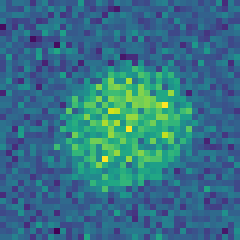
#> input picture resources/crop_2.png, 40 x 40 px (shown 6 times larger)
$ python main.py
#> lines starting #> are read from the running program, lines starting #| are printed output that depends on the picture
### segment_image.py
import numpy as np
from deepcell.applications import NuclearSegmentation
import skimage.io
from utils import get_tracks
import matplotlib.pyplot as plt
from image_cropper import single_nuc_crop
from skimage.io import imread


def preprocess_image(img):
    """
    Preprocessing of a single image
    :param img: input image
    :return: reshaped image (if more preprocessing is needed, add it here!)
    """

    im = np.expand_dims(img, axis=-1)
    im = np.expand_dims(im, axis=0)

    return im


def segment_image(img):
    """
    Segmentation of a single image
    :param img: preprocessed image
    :return: seg_image- ndArray of the segmentation
    """
    app = NuclearSegmentation()

    # create the lab
    seg_image = app.predict(img)

    return seg_image

### main.py
from skimage.io import imread
import numpy as np
from deepcell.applications import NuclearSegmentation
import matplotlib.pyplot as plt
from image_cropper import single_nuc_crop
from segment_image import preprocess_image, segment_image
from utils import get_tracks
from feature_calculator import NucleiFeatureCalculator


# [21 lines of commented-out code are left out]
img = imread('resources/crop_2.png', as_gray=True)
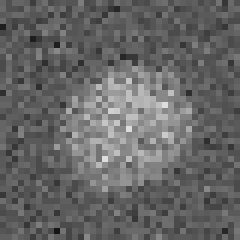
#> img: shape (40, 40) float64 (shown 6 times larger); min 0.0832, max 0.869, mean 0.402
crop_size_0, crop_size_1 = img.shape[0], img.shape[1]
#> crop_size_0 = 40; crop_size_1 = 40

preProcess = preprocess_image(img)
#> (the run stopped early here; a loop or call above may not have finished)

$ run again, with resources/manymany.png copied over resources/crop_2.png
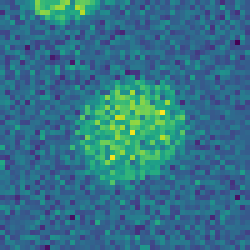
#> input picture resources/manymany.png, 50 x 50 px (shown 5 times larger)
#> `img = imread('resources/crop_2.png', as_gray=True)`:
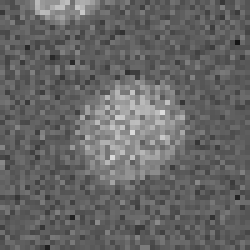
#> img: shape (50, 50) float64 (shown 5 times larger); min 0.0832, max 0.869, mean 0.402
